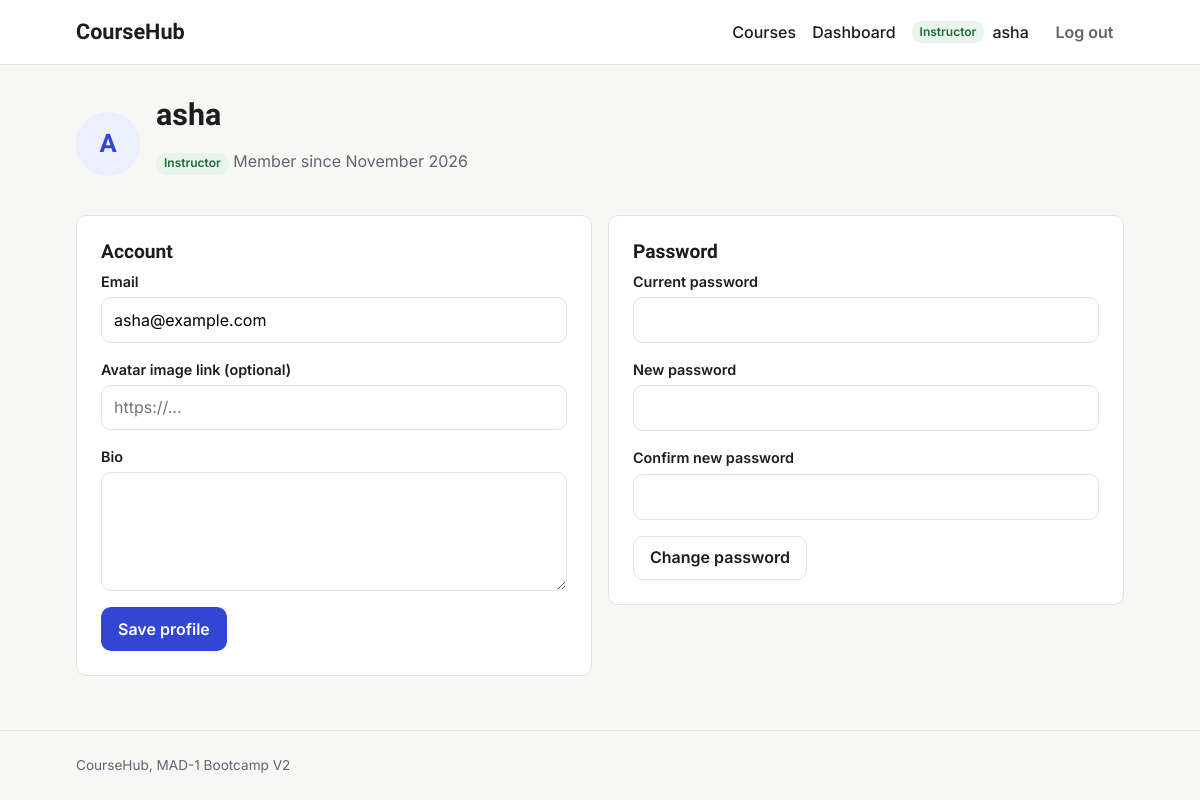
/profile (signed in), run on an earlier commit of the app's database.
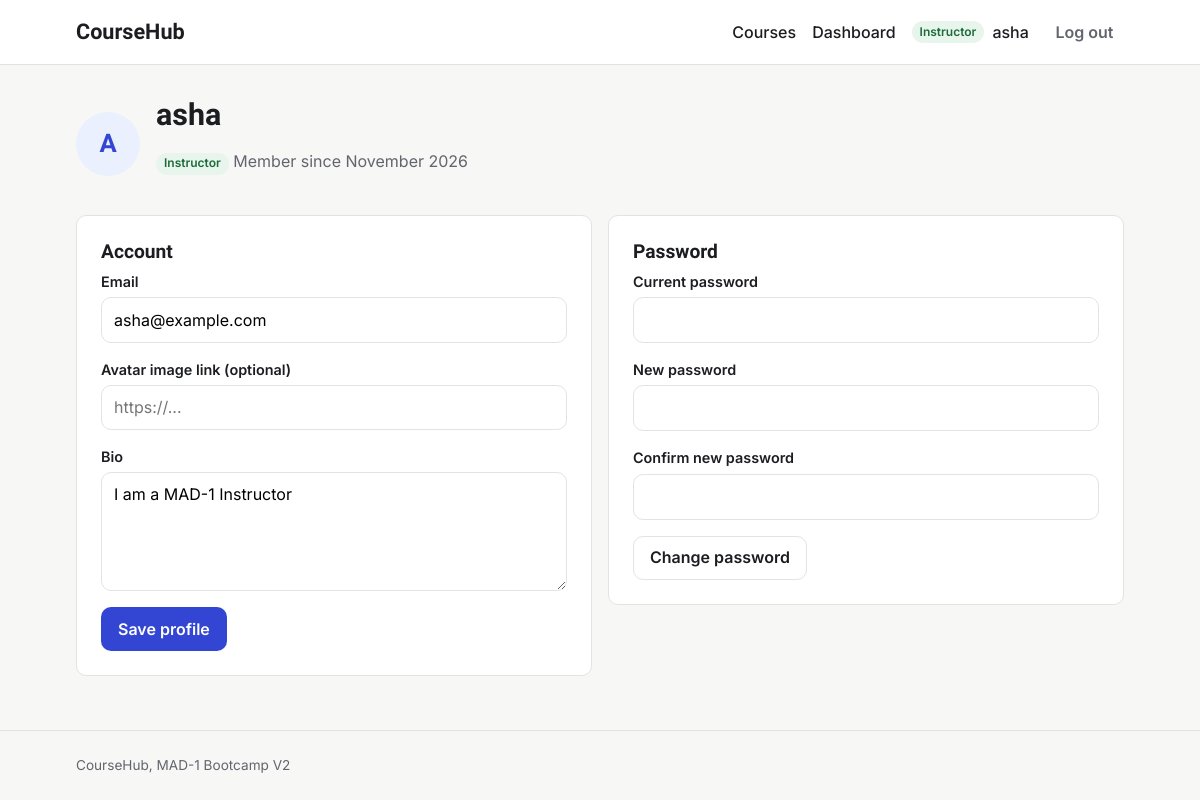
And on a later commit of the database.
### models.py (models this page shows, shortened)
class User(db.Model):
    id = db.Column(db.Integer, primary_key=True)
    username = db.Column(db.String(80), unique=True, nullable=False)
    email = db.Column(db.String(120), unique=True, nullable=False)
    password_hash = db.Column(db.String(256), nullable=False)
    role = db.Column(db.String(20), nullable=False, default="student")
    bio = db.Column(db.Text)
    avatar = db.Column(db.String(200))
    created_at = db.Column(db.DateTime, default=utc_now)
    is_active = db.Column(db.Boolean, default=True)
    taught_courses = db.relationship("Course", backref="instructor", lazy=True)
    enrollments = db.relationship(
        "Enrollment", backref="student", cascade="all, delete-orphan"
    )
    completions = db.relationship(
        "LessonCompletion", backref="student", cascade="all, delete-orphan"
    )

### routes/auth.py (the view, shortened to what this page needs)
@bp.route("/profile", methods=["GET", "POST"])
@login_required
def profile():
    user = g.user
    return render_template("profile.html", user=user)

### helpers.py (called while the page is built)
def login_required(view):
    @wraps(view)
    def wrapped(*args, **kwargs):
        if g.user is None:
            flash("Please log in to continue.", "warning")
            return redirect(url_for("auth.login", next=request.full_path))
        return view(*args, **kwargs)
    return wrapped

### templates/profile.html (shortened to what this page needs)
{% extends "base.html" %}
{% block content %}
<div class="page-header profile-header">
  {% if user.avatar %}
    <img class="avatar" src="{{ user.avatar }}" alt="">
  {% else %}
    <span class="avatar avatar-initial" aria-hidden="true">{{ user.username[0]|upper }}</span>
  {% endif %}
  <div>
    <h1>{{ user.username }}</h1>
    <p class="muted">
      <span class="badge badge-{{ user.role }}">{{ user.role|capitalize }}</span>
      Member since {{ user.created_at.strftime('%B %Y') }}
    </p>
  </div>
</div>
<div class="profile-columns">
  <section class="form-card">
    <h2>Account</h2>
    <form method="post" action="{{ url_for('auth.profile') }}" novalidate>
      <div class="field">
        <label for="email">Email</label>
        <input id="email" name="email" type="email" value="{{ user.email }}" autocomplete="email" required>
      </div>
      <div class="field">
        <label for="avatar">Avatar image link (optional)</label>
        <input id="avatar" name="avatar" type="url" value="{{ user.avatar or '' }}" placeholder="https://...">
      </div>
      <div class="field">
        <label for="bio">Bio</label>
        <textarea id="bio" name="bio" rows="4" maxlength="1000">{{ user.bio or '' }}</textarea>
      </div>
      <button type="submit" class="btn btn-primary">Save profile</button>
    </form>
  </section>
  <section class="form-card">
    <h2>Password</h2>
    <form method="post" action="{{ url_for('auth.change_password') }}" novalidate>
      <div class="field">
        <label for="current_password">Current password</label>
        <input id="current_password" name="current_password" type="password" autocomplete="current-password" required>
      </div>
      <div class="field">
        <label for="new_password">New password</label>
        <input id="new_password" name="new_password" type="password" autocomplete="new-password" minlength="8" required>
      </div>
      <div class="field">
        <label for="confirm_password">Confirm new password</label>
        <input id="confirm_password" name="confirm_password" type="password" autocomplete="new-password" minlength="8" required>
      </div>
      <button type="submit" class="btn btn-secondary">Change password</button>
    </form>
  </section>
</div>
{% endblock %}

### templates/base.html (shortened to what this page needs)
<!DOCTYPE html>
<html lang="en">
<head>
  <link rel="stylesheet" href="{{ url_for('static', filename='style.css') }}">
</head>
<body>
  <header class="navbar">
    <div class="container navbar-inner">
      <a class="brand" href="{{ url_for('courses.home') }}">CourseHub</a>
      <nav aria-label="Main">
        <ul class="nav-links">
          <li><a href="{{ url_for('courses.course_list') }}">Courses</a></li>
          {% if current_user %}
            <li><a href="{{ url_for('auth.dashboard') }}">Dashboard</a></li>
            <li class="nav-user">
              <span class="badge badge-{{ current_user.role }}">{{ current_user.role|capitalize }}</span>
              <a href="{{ url_for('auth.profile') }}">{{ current_user.username }}</a>
            </li>
            <li>
              <form action="{{ url_for('auth.logout') }}" method="post" class="inline-form">
                <button type="submit" class="btn btn-ghost">Log out</button>
              </form>
            </li>
          {% else %}
            <li><a href="{{ url_for('auth.login') }}">Log in</a></li>
            <li><a class="btn btn-primary" href="{{ url_for('auth.register') }}">Sign up</a></li>
          {% endif %}
        </ul>
      </nav>
    </div>
  </header>
  <main id="main" class="container">
    {% block content %}{% endblock %}
  </main>
  <footer class="footer">
    <div class="container">CourseHub, MAD-1 Bootcamp V2</div>
  </footer>
</body>
</html>

What changed in the data, as far as the page shows it:
changed User "asha": bio (not shown) → "I am a MAD-1 Instructor"
